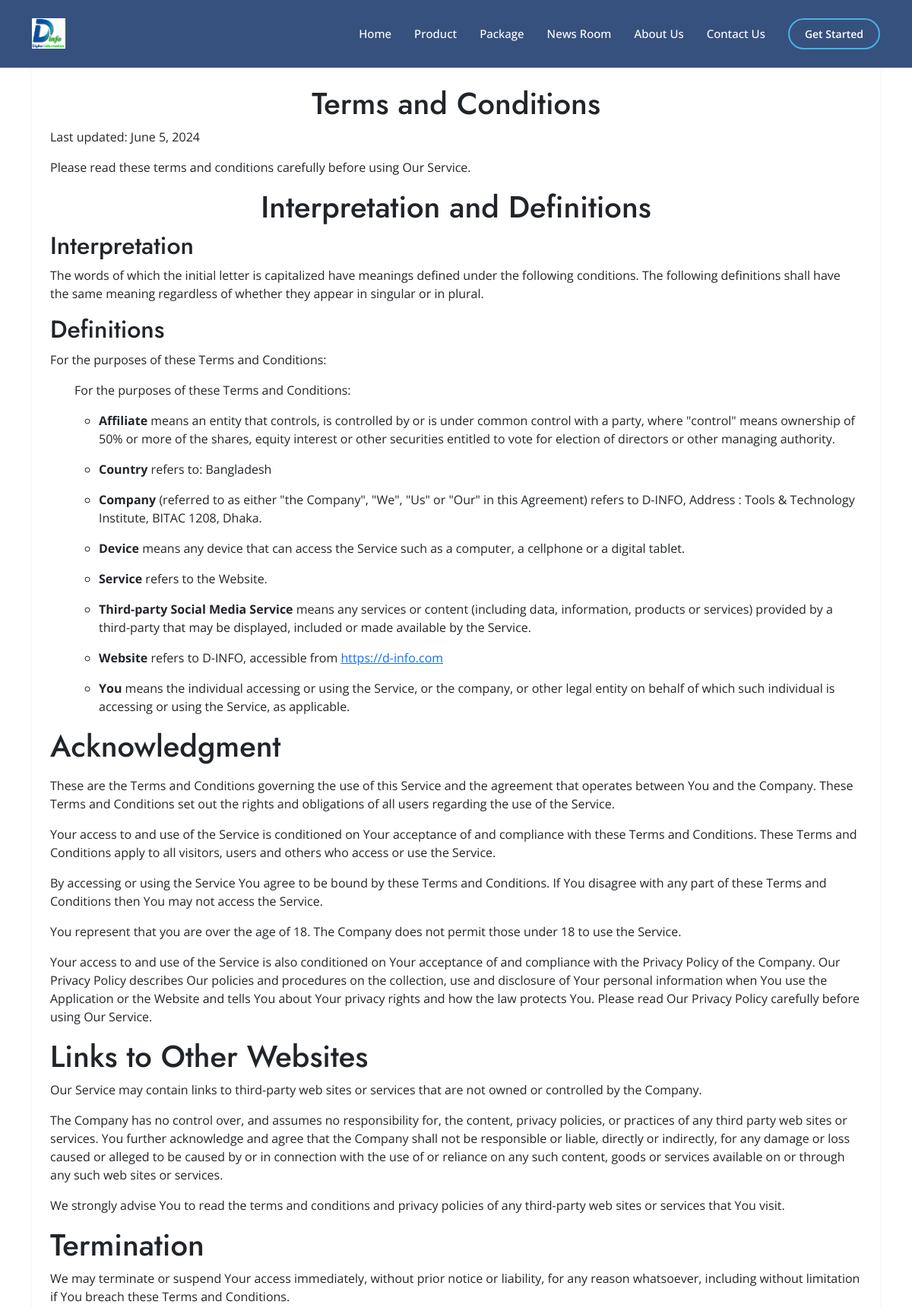
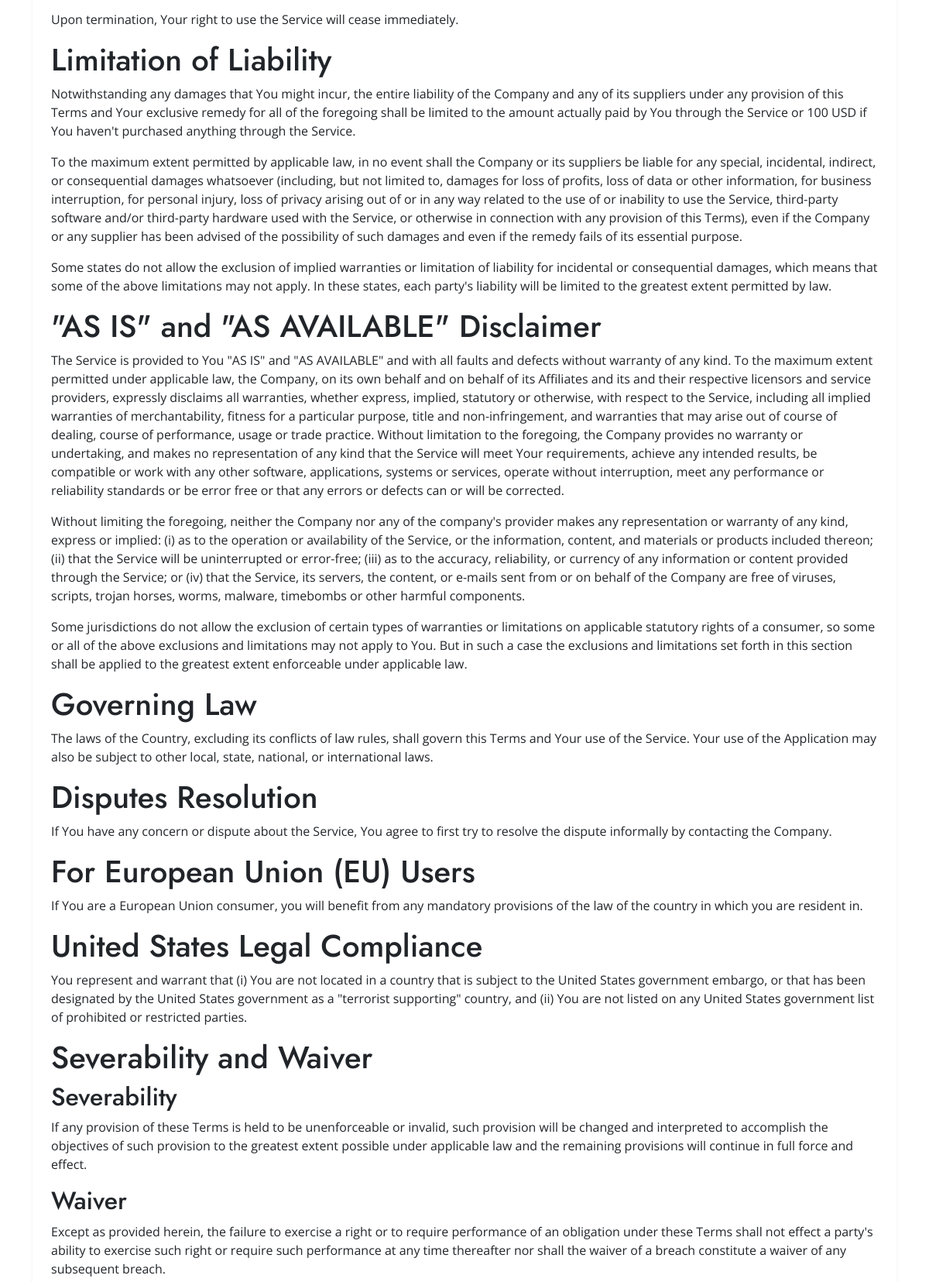
Page /termsCondition/ (upper part) on the committed database (2 pictures, top to bottom).
### TermsCondition/models.py (models this page shows, shortened)
class TermsAndCondition(models.Model):
    title = models.CharField(max_length=30)
    last_Updated = models.DateField(auto_now=True)
    interpretation = models.TextField()
    definitions = RichTextField()
    acknowledgment = RichTextField()
    others = RichTextField()

### TermsCondition/views.py (the view)
# urls.py: path('', views.TermsView.as_view(), name='terms'),
class TermsView(TemplateView):
    template_name = 'termsCondition.html'
    def get_context_data(self, **kwargs):
        context = super().get_context_data(**kwargs)
        context['terms'] = TermsAndCondition.objects.first()
        return context

### templates/termsCondition.html (shortened to what this page needs)
{% extends 'base.html' %}
{% load static %}
{% block content %}
    <section class="pt-4 mb-4">
        <div class="container text-center">
            <div class="row">
                <div class="col-lg-6 text-center text-lg-left">
                    <h1 class="fw-600 h4">Term Conditions Page</h1>
                </div>
                <div class="col-lg-6">
                    <ul class="breadcrumb bg-transparent p-0 justify-content-center justify-content-lg-end">
                        <li class="breadcrumb-item has-transition opacity-50 hov-opacity-100">
                            <a class="text-reset" href="https://shareinfobd.com">Home</a>
                        </li>
                        <li class="text-dark fw-600 breadcrumb-item">
                        </li>
                    </ul>
                </div>
            </div>
        </div>
    </section>
    <section class="mb-4">
        <div class="container">
            <div class="p-4 bg-white rounded shadow-sm overflow-hidden mw-100 text-left">
                <h1 class="text-center">Terms and Conditions</h1>
                <p>Last updated: {{terms.last_Updated}}</p>
                <p>Please read these terms and conditions carefully before using Our Service.</p>
                <h1 class="text-center">Interpretation and Definitions</h1>
                <h2>Interpretation</h2>
                <p>{{terms.interpretation}}</p>
               <h2>Definitions</h2>
                <p>For the purposes of these Terms and Conditions:</p>
                 <ul>{{terms.definitions | safe}}</ul>
                <h1>Acknowledgment</h1>
                <p>{{terms.acknowledgment | safe}}</p>
                  {{terms.others | safe}}
            </div>
        </div>
    </section>
{% endblock %}

### static/style.css (style rules this page uses)
html { scroll-behavior: smooth; }
body { font-family: "Open Sans", sans-serif; }
h1, h2, h3, h4, h5, h6 { font-family: "Jost", sans-serif; }

### rows in the picture
TermsAndCondition: last_Updated "June 5, 2024", interpretation "The words of which the initial letter is capitalized have meanings defined under the following conditions. The following definitions shall have the same meaning regardless of whether they appear in singular or in plural.", definitions "For the purposes of these Terms and Conditions: Affiliate means an entity that controls, is controlled by or is under common control with a party, where \"control\" means ownership of 50% or more of the shares, equity interest or other securities entitled to vote for election of directors or other managing authority. Country refers to: Bangladesh Company (referred to as either \"the Company\", \"We\", \"Us\" or \"Our\" in this Agreement) refers to D-INFO, Address : Tools & Technology Institute, BITAC 1208, Dhaka. Device means any device that can access the Service such as a computer, a cellphone or a digital tablet. Service refers to the Website. Third-party Social Media Service means any services or…", acknowledgment "These are the Terms and Conditions governing the use of this Service and the agreement that operates between You and the Company. These Terms and Conditions set out the rights and obligations of all users regarding the use of the Service. Your access to and use of the Service is conditioned on Your acceptance of and compliance with these Terms and Conditions. These Terms and Conditions apply to all visitors, users and others who access or use the Service. By accessing or using the Service You agree to be bound by these Terms and Conditions. If You disagree with any part of these Terms and Conditions then You may not access the Service. You represent that you are over the age of 18. The…", others "Links to Other Websites Our Service may contain links to third-party web sites or services that are not owned or controlled by the Company. The Company has no control over, and assumes no responsibility for, the content, privacy policies, or practices of any third party web sites or services. You further acknowledge and agree that the Company shall not be responsible or liable, directly or indirectly, for any damage or loss caused or alleged to be caused by or in connection with the use of or reliance on any such content, goods or services available on or through any such web sites or services. We strongly advise You to read the terms and conditions and privacy policies of any third-party…"
